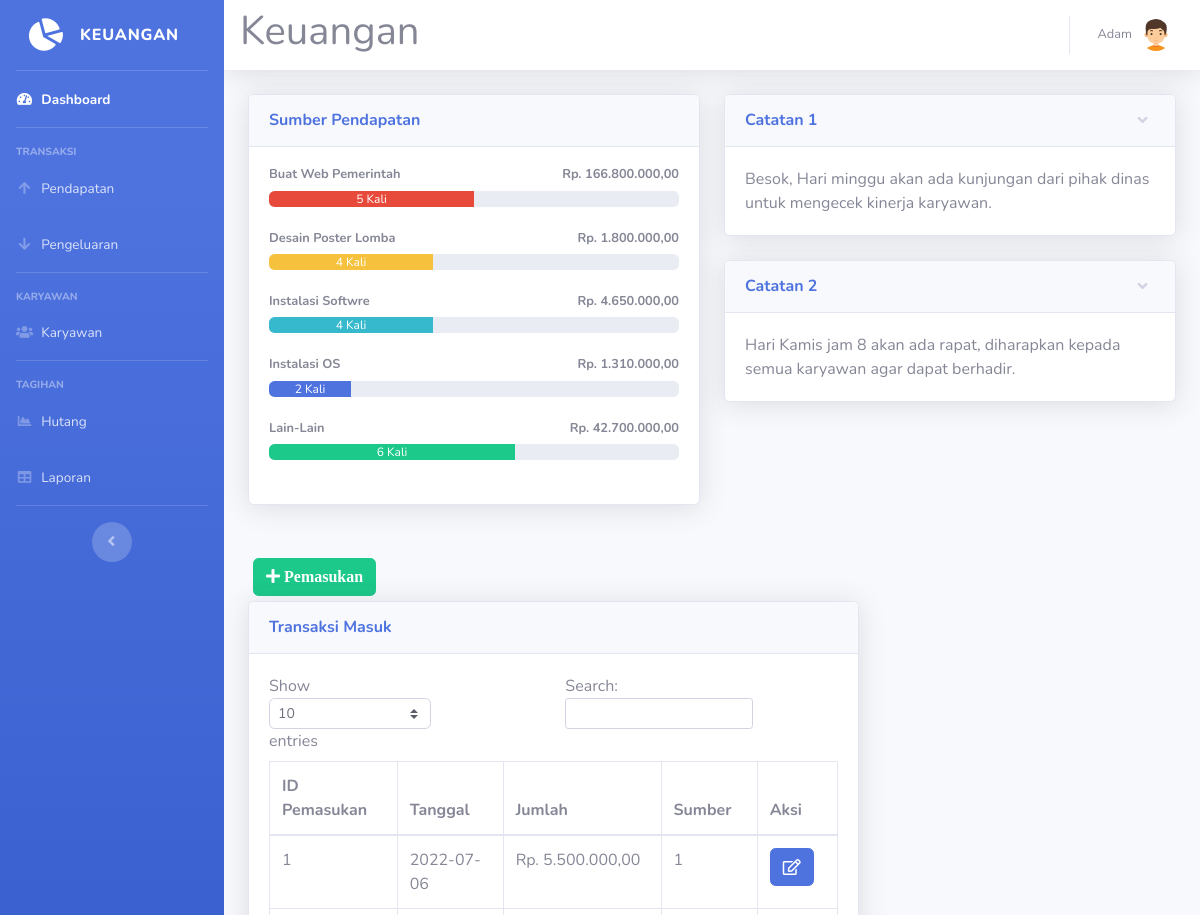
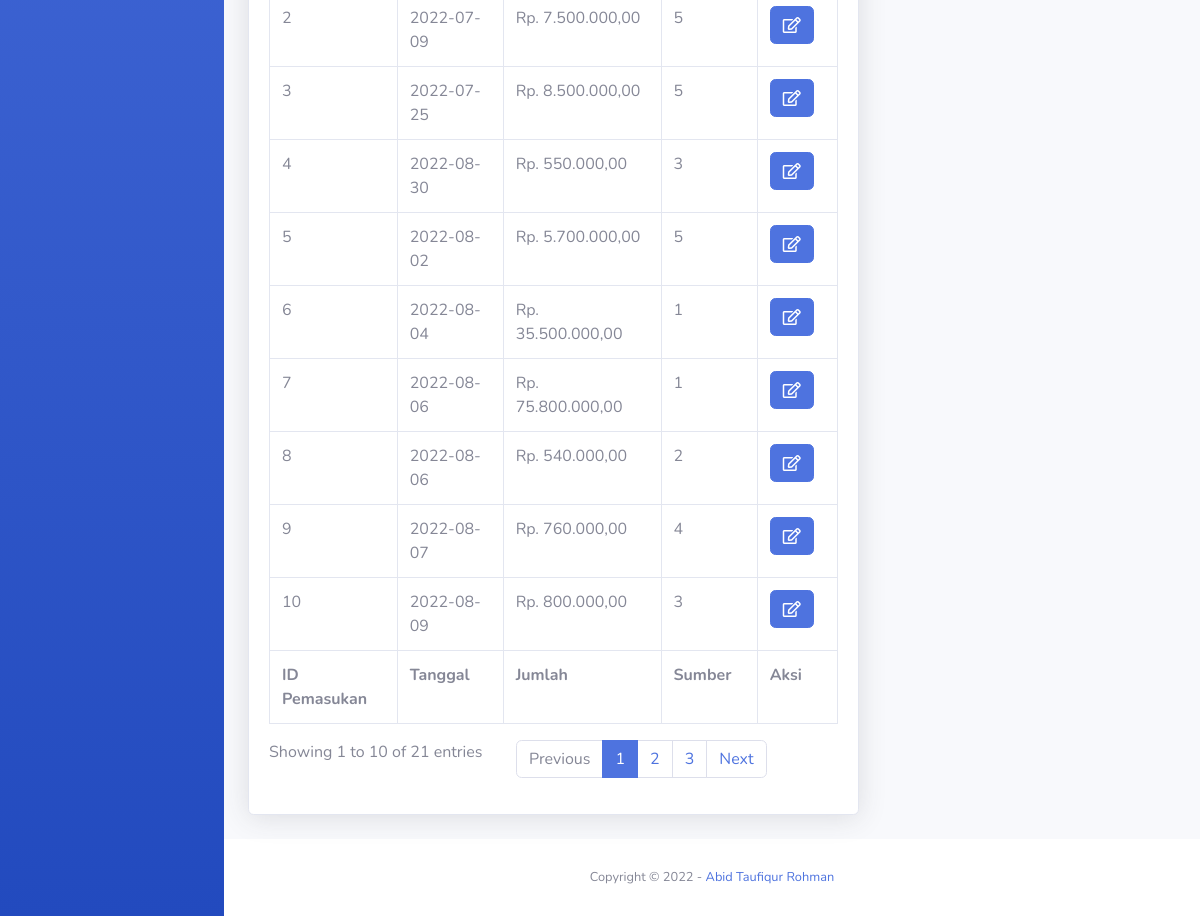
The page /pendapatan.php (signed in) on the database its author committed (2 pictures, top to bottom).
### tables this page shows
CREATE TABLE `sumber` (
  `id_sumber` int(11) NOT NULL,
  `nama` varchar(40) NOT NULL
);

CREATE TABLE `catatan` (
  `id_catatan` int(11) NOT NULL,
  `catatan` text NOT NULL
);

CREATE TABLE `pemasukan` (
  `id_pemasukan` int(11) NOT NULL,
  `tgl_pemasukan` date NOT NULL,
  `jumlah` int(11) NOT NULL,
  `id_sumber` int(11) NOT NULL
);

### pendapatan.php (the view, shortened to what this page needs)
<!DOCTYPE html>
<html lang="en">
<head>
  <link href="vendor/fontawesome-free/css/all.min.css" rel="stylesheet" type="text/css">
  <link href="css/sb-admin-2.min.css" rel="stylesheet">
</head>
<body id="page-top">
<?php
require 'koneksi.php';
require ('sidebar.php'); ?>
      <div id="content">
<?php require ('navbar.php'); ?>
        <div class="container-fluid">
          <div class="row">
            <div class="col-lg-6 mb-4">
              <div class="card shadow mb-4">
                <div class="card-header py-3">
                  <h6 class="m-0 font-weight-bold text-primary">Sumber Pendapatan</h6>
                </div>
                <div class="card-body">
				<?php
				$namasumber1 = mysqli_query($koneksi,"SELECT * FROM `sumber` where id_sumber= 1 ");
				$sumbern1= mysqli_fetch_assoc($namasumber1);
				$namasumber2 = mysqli_query($koneksi,"SELECT * FROM `sumber` where id_sumber= 2 ");
				$sumbern2= mysqli_fetch_assoc($namasumber2);
				$namasumber3 = mysqli_query($koneksi,"SELECT * FROM `sumber` where id_sumber= 3 ");
				$sumbern3= mysqli_fetch_assoc($namasumber3);
				$namasumber4 = mysqli_query($koneksi,"SELECT * FROM `sumber` where id_sumber= 4 ");
				$sumbern4= mysqli_fetch_assoc($namasumber4);
				$namasumber5 = mysqli_query($koneksi,"SELECT * FROM `sumber` where id_sumber= 5 ");
				$sumbern5= mysqli_fetch_assoc($namasumber5);
				$hasil1=mysqli_query($koneksi,"SELECT * FROM pemasukan where id_sumber = 1");
				while ($jumlah1=mysqli_fetch_array($hasil1)){
				$arrayhasil1[] = $jumlah1['jumlah'];
				}
				$jumlahhasil1 = array_sum($arrayhasil1);
				$hasil2=mysqli_query($koneksi,"SELECT * FROM pemasukan where id_sumber = 2");
				while ($jumlah2=mysqli_fetch_array($hasil2)){
				$arrayhasil2[] = $jumlah2['jumlah'];
				}
				$jumlahhasil2 = array_sum($arrayhasil2);
				$hasil3=mysqli_query($koneksi,"SELECT * FROM pemasukan where id_sumber = 3");
				while ($jumlah3=mysqli_fetch_array($hasil3)){
				$arrayhasil3[] = $jumlah3['jumlah'];
				}
				$jumlahhasil3 = array_sum($arrayhasil3);
				$hasil4=mysqli_query($koneksi,"SELECT * FROM pemasukan where id_sumber = 4");
				while ($jumlah4=mysqli_fetch_array($hasil4)){
				$arrayhasil4[] = $jumlah4['jumlah'];
				}
				$jumlahhasil4 = array_sum($arrayhasil4);
				$hasil5=mysqli_query($koneksi,"SELECT * FROM pemasukan where id_sumber = 5");
				while ($jumlah5=mysqli_fetch_array($hasil5)){
				$arrayhasil5[] = $jumlah5['jumlah'];
				}
				$jumlahhasil5 = array_sum($arrayhasil5);
				$sumber1 = mysqli_query($koneksi,"SELECT id_sumber FROM pemasukan where id_sumber ='1'");
				$sumber1text = mysqli_num_rows($sumber1);
				$sumber1 = mysqli_num_rows($sumber1);
				$sumber1 = $sumber1 * 10;
				$sumber2 = mysqli_query($koneksi,"SELECT id_sumber FROM pemasukan where id_sumber ='2'");
				$sumber2text = mysqli_num_rows($sumber2);
				$sumber2 = mysqli_num_rows($sumber2);
				$sumber2 = $sumber2 * 10;
				$sumber3 = mysqli_query($koneksi,"SELECT id_sumber FROM pemasukan where id_sumber ='3'");
				$sumber3text = mysqli_num_rows($sumber3);
				$sumber3 = mysqli_num_rows($sumber3);
				$sumber3 = $sumber3 * 10;
				$sumber4 = mysqli_query($koneksi,"SELECT id_sumber FROM pemasukan where id_sumber ='4'");
				$sumber4text = mysqli_num_rows($sumber4);
				$sumber4 = mysqli_num_rows($sumber4);
				$sumber4 = $sumber4 * 10;
				$sumber5 = mysqli_query($koneksi,"SELECT id_sumber FROM pemasukan where id_sumber ='5'");
				$sumber5text = mysqli_num_rows($sumber5);
				$sumber5 = mysqli_num_rows($sumber5);
				$sumber5 = $sumber5 * 10;
				echo '
                  <h4 class="small font-weight-bold">'.$sumbern1['nama'].'<span class="float-right">Rp. '.number_format($jumlahhasil1,2,',','.').'</span></h4>
                  <div class="progress mb-4">
                    <div class="progress-bar bg-danger" role="progressbar" style="width:'.$sumber1.'%" aria-valuenow="50" aria-valuemin="0" aria-valuemax="100">'.$sumber1text.' Kali</div>
                  </div>
				  <h4 class="small font-weight-bold">'.$sumbern2['nama'].'<span class="float-right">Rp. '.number_format($jumlahhasil2,2,',','.').'</span></h4>
                  <div class="progress mb-4">
                    <div class="progress-bar bg-warning" role="progressbar" style="width:'.$sumber2.'%" aria-valuenow="50" aria-valuemin="0" aria-valuemax="100">'.$sumber2text.' Kali</div>
                  </div>
				  <h4 class="small font-weight-bold">'.$sumbern3['nama'].'<span class="float-right">Rp. '.number_format($jumlahhasil3,2,',','.').'</span></h4>
                  <div class="progress mb-4">
                    <div class="progress-bar bg-info" role="progressbar" style="width:'.$sumber3.'%" aria-valuenow="50" aria-valuemin="0" aria-valuemax="100">'.$sumber3text.' Kali</div>
                  </div>
				  <h4 class="small font-weight-bold">'.$sumbern4['nama'].'<span class="float-right">Rp. '.number_format($jumlahhasil4,2,',','.').'</span></h4>
                  <div class="progress mb-4">
                    <div class="progress-bar bg-primary" role="progressbar" style="width:'.$sumber4.'%" aria-valuenow="50" aria-valuemin="0" aria-valuemax="100">'.$sumber4text.' Kali</div>
                  </div>
				  <h4 class="small font-weight-bold">'.$sumbern5['nama'].'<span class="float-right">Rp. '.number_format($jumlahhasil5,2,',','.').'</span></h4>
                  <div class="progress mb-4">
                    <div class="progress-bar bg-success" role="progressbar" style="width:'.$sumber5.'%" aria-valuenow="50" aria-valuemin="0" aria-valuemax="100">'.$sumber5text.' Kali</div>
                  </div>';
				  ?>
                </div>
              </div>
			  </div>
			              <div class="col-lg-6">
              <div class="card shadow mb-4">
                <a href="#collapseCardExample" class="d-block card-header py-3" data-toggle="collapse" role="button" aria-expanded="true" aria-controls="collapseCardExample">
                  <h6 class="m-0 font-weight-bold text-primary">Catatan 1</h6>
                </a>
                <div class="collapse show" id="collapseCardExample">
                  <div class="card-body">
				  <?php $catatan1 = mysqli_query($koneksi, "SELECT catatan FROM catatan where id_catatan= 1");
                  $catatan1 = mysqli_fetch_array($catatan1);
				  echo $catatan1['catatan'];
				  ?>
				  </div>
                </div>
              </div>
			                <div class="card shadow mb-4">
                <a href="#collapseCardExample1" class="d-block card-header py-3" data-toggle="collapse" role="button" aria-expanded="true" aria-controls="collapseCardExample1">
                  <h6 class="m-0 font-weight-bold text-primary">Catatan 2</h6>
                </a>
                <div class="collapse show" id="collapseCardExample1">
                  <div class="card-body">
                  <?php $catatan2 = mysqli_query($koneksi, "SELECT * FROM catatan where id_catatan= 2");
                  $catatan2 = mysqli_fetch_array($catatan2);
				  echo $catatan2['catatan'];
				  ?></div>
                </div>
              </div>
			  </div>
					   <div class="col-xl-8 col-lg-7">
					   <button type="button" class="btn btn-success" style="margin:5px" data-toggle="modal" data-target="#myModalTambah"><i class="fa fa-plus"> Pemasukan</i></button><br>
          <div class="card shadow mb-4">
            <div class="card-header py-3">
              <h6 class="m-0 font-weight-bold text-primary">Transaksi Masuk</h6>
            </div>
            <div class="card-body">
              <div class="table-responsive">
               <table class="table table-bordered" id="dataTable" width="100%" cellspacing="0">
                  <thead>
                    <tr>
                      <th>ID Pemasukan</th>
                      <th>Tanggal</th>
                      <th>Jumlah</th>
                      <th>Sumber</th>
					  <th>Aksi</th>
                    </tr>
                  </thead>
                  <tfoot>
                    <tr>
                      <th>ID Pemasukan</th>
                      <th>Tanggal</th>
                      <th>Jumlah</th>
                      <th>Sumber</th>
                      <th>Aksi</th>
                    </tr>
                  </tfoot>
                  <tbody>
				  <?php
$query = mysqli_query($koneksi,"SELECT * FROM pemasukan");
while ($data = mysqli_fetch_assoc($query))
{
?>
                    <tr>
                      <td><?=$data['id_pemasukan']?></td>
                      <td><?=$data['tgl_pemasukan']?></td>
                      <td>Rp. <?=number_format($data['jumlah'],2,',','.');?></td>
                      <td><?=$data['id_sumber']?></td>
					  <td>
<a href="#" type="button" class=" fa fa-edit btn btn-primary btn-md" data-toggle="modal" data-target="#myModal<?php echo $data['id_pemasukan']; ?>"></a>
</td>
</tr>
  </div>
<?php
}
?>
<?php require 'footer.php'?>
</body>
</html>

### sidebar.php
<div id="wrapper">
  <ul class="navbar-nav bg-gradient-primary sidebar sidebar-dark accordion" id="accordionSidebar">
    <a class="sidebar-brand d-flex align-items-center justify-content-center" href="index.php">
      <div class="sidebar-brand-icon rotate-n-15">
        <i class="fas fa-chart-pie"></i>
      </div>
      <div class="sidebar-brand-text mx-3">Keuangan</div>
    </a>
    <hr class="sidebar-divider my-0">
    <li class="nav-item active">
      <a class="nav-link" href="index.php">
        <i class="fas fa-fw fa-tachometer-alt"></i>
        <span>Dashboard</span></a>
    </li>
    <hr class="sidebar-divider">
    <div class="sidebar-heading">
      Transaksi
    </div>
    <li class="nav-item">
      <a class="nav-link collapsed" href="pendapatan.php">
        <i class="fas fa-fw fa-arrow-up"></i>
        <span>Pendapatan</span>
      </a>
    </li>
    <li class="nav-item">
      <a class="nav-link collapsed" href="pengeluaran.php" >
        <i class="fas fa-fw fa-arrow-down"></i>
        <span>Pengeluaran</span>
      </a>
    </li>
    <hr class="sidebar-divider">
    <div class="sidebar-heading">
      Karyawan
    </div>
    <li class="nav-item">
      <a class="nav-link collapsed" href="karyawan.php">
        <i class="fas fa-fw fa-users"></i>
        <span>Karyawan</span>
      </a>
    </li>
    <hr class="sidebar-divider">
    <div class="sidebar-heading">
      Tagihan
    </div>
    <li class="nav-item">
      <a class="nav-link" href="hutang.php">
        <i class="fas fa-fw fa-chart-area"></i>
        <span>Hutang</span></a>
    </li>
    <li class="nav-item">
      <a class="nav-link" href="laporan.php">
        <i class="fas fa-fw fa-table"></i>
        <span>Laporan</span></a>
    </li>
    <hr class="sidebar-divider d-none d-md-block">
    <div class="text-center d-none d-md-inline">
      <button class="rounded-circle border-0" id="sidebarToggle"></button>
    </div>
  </ul>
  <div id="content-wrapper" class="d-flex flex-column">

### navbar.php (shortened to what this page needs)
        <nav class="navbar navbar-expand navbar-light bg-white topbar mb-4 static-top shadow">
		<h1>Keuangan</h1>
<?php require 'user.php'; ?>
        </nav>

### user.php (shortened to what this page needs)
<ul class="navbar-nav ml-auto">
  <li class="nav-item dropdown no-arrow">
    <a class="nav-link dropdown-toggle" href="#" id="userDropdown" role="button" data-toggle="dropdown" aria-haspopup="true" aria-expanded="false">
      <span class="mr-2 d-none d-lg-inline text-gray-600 small"><?=$_SESSION['nama']?></span>
      <img class="img-profile rounded-circle" src="img/boy(2).png">
    </a>
  </li>
</ul>

### footer.php
<footer class="sticky-footer bg-white">
  <div class="container my-auto">
    <div class="copyright text-center my-auto">
      <span>Copyright &copy; 2022 - <a href='https://sharecodingan.blogspot.com/' title='sharecodingan.blogspot.com' target='_blank'>Abid Taufiqur Rohman</a>
      </span>
    </div>
  </div>
</footer>

### rows shown on the page
sumber: nama "Buat Web Pemerintah"
sumber: nama "Desain Poster Lomba"
sumber: nama "Instalasi Softwre"
sumber: nama "Instalasi OS"
sumber: nama "Lain-Lain"
catatan: catatan "Besok, Hari minggu akan ada kunjungan dari pihak dinas untuk mengecek kinerja karyawan."
catatan: catatan "Hari Kamis jam 8 akan ada rapat, diharapkan kepada semua karyawan agar dapat berhadir."
pemasukan: id_pemasukan "1", tgl_pemasukan "2022-07-06", jumlah "5.500.000,00", id_sumber "1"
pemasukan: id_pemasukan "2", tgl_pemasukan "2022-07-09", jumlah "7.500.000,00", id_sumber "5"
pemasukan: id_pemasukan "3", tgl_pemasukan "2022-07-25", jumlah "8.500.000,00", id_sumber "5"
pemasukan: id_pemasukan "4", tgl_pemasukan "2022-08-30", jumlah "550.000,00", id_sumber "3"
pemasukan: id_pemasukan "5", tgl_pemasukan "2022-08-02", jumlah "5.700.000,00", id_sumber "5"
pemasukan: id_pemasukan "6", tgl_pemasukan "2022-08-04", jumlah "35.500.000,00", id_sumber "1"
pemasukan: id_pemasukan "7", tgl_pemasukan "2022-08-06", jumlah "75.800.000,00", id_sumber "1"
pemasukan: id_pemasukan "8", tgl_pemasukan "2022-08-06", jumlah "540.000,00", id_sumber "2"
pemasukan: id_pemasukan "9", tgl_pemasukan "2022-08-07", jumlah "760.000,00", id_sumber "4"
pemasukan: id_pemasukan "10", tgl_pemasukan "2022-08-09", jumlah "800.000,00", id_sumber "3"

### other values the page prints
$_SESSION['nama'] "Adam"
$jumlahhasil1 "166.800.000,00"
$sumber1text "5"
$jumlahhasil2 "1.800.000,00"
$sumber2text "4"
$jumlahhasil3 "4.650.000,00"
$sumber3text "4"
$jumlahhasil4 "1.310.000,00"
$sumber4text "2"
$jumlahhasil5 "42.700.000,00"
$sumber5text "6"
